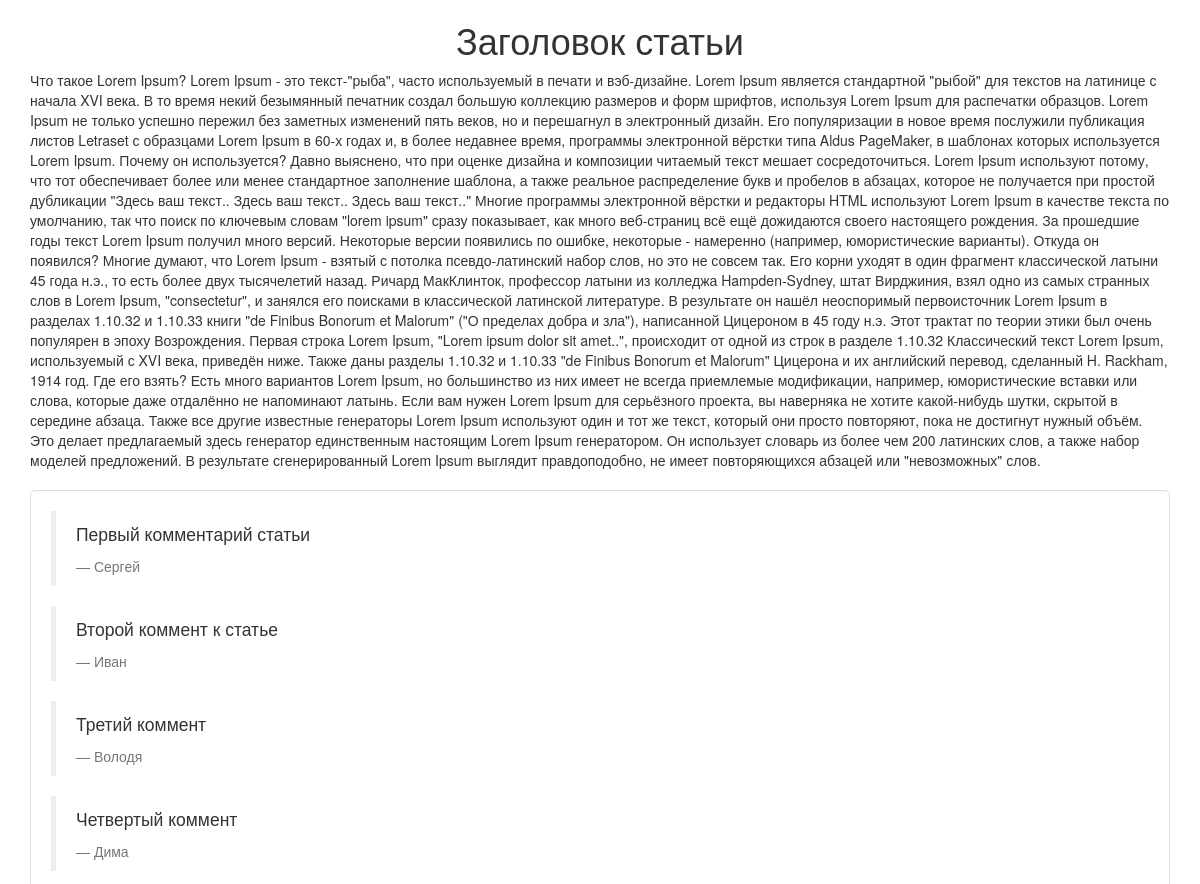
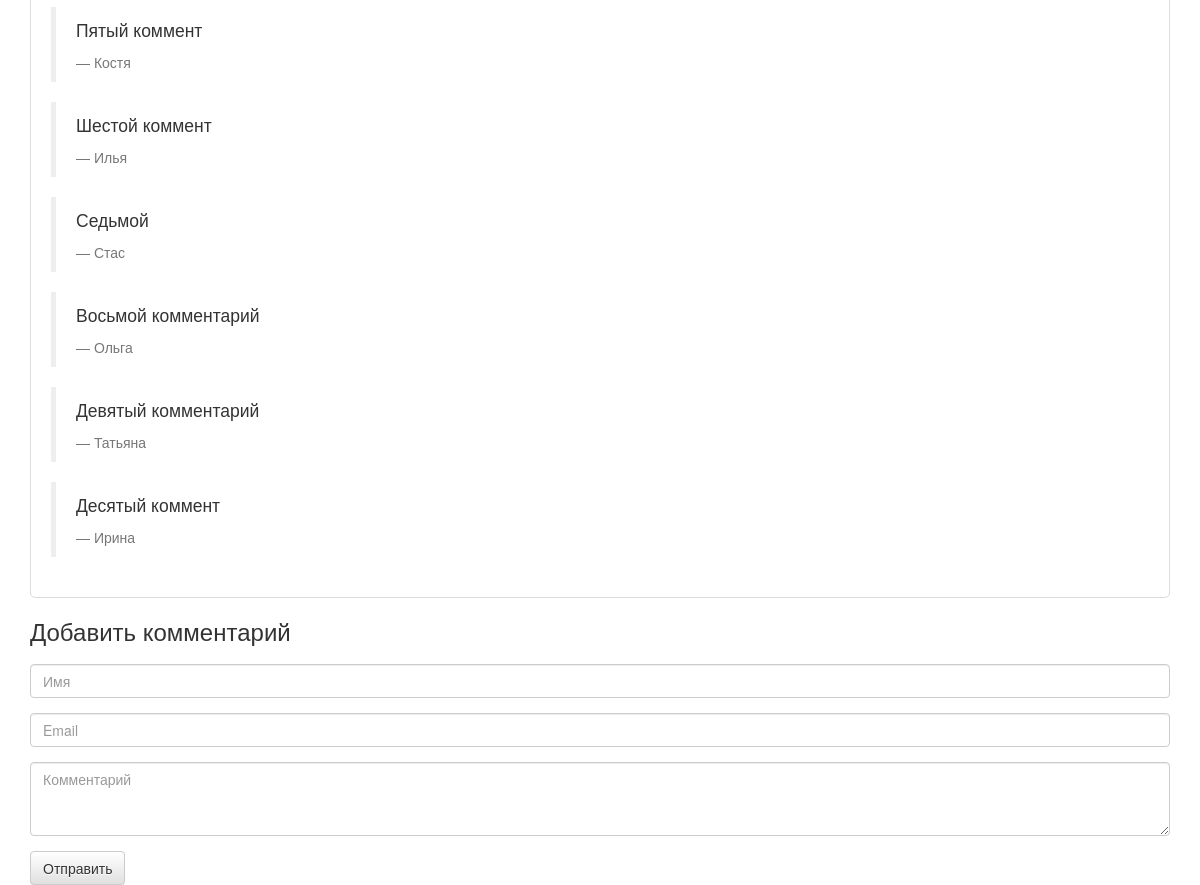
The page / on the database its author committed (2 pictures, top to bottom).
### tables this page shows
CREATE TABLE IF NOT EXISTS `cleantalk` (
  `id` int(11) NOT NULL AUTO_INCREMENT,
  `name` varchar(50) NOT NULL,
  `email` varchar(50) NOT NULL,
  `text` text NOT NULL,
  PRIMARY KEY (`id`)
);

### index.php (the view, shortened to what this page needs)
<!DOCTYPE html>
<html>
<head>
	<link rel="stylesheet" href="https://maxcdn.bootstrapcdn.com/bootstrap/3.3.7/css/bootstrap.min.css">
	<link rel="stylesheet" href="https://maxcdn.bootstrapcdn.com/bootstrap/3.3.7/css/bootstrap-theme.min.css">
	<link rel="stylesheet" href="style.css">
</head>
<body>
	<div class="container">
		<h1>Заголовок статьи</h1>
		Что такое Lorem Ipsum?
		Lorem Ipsum - это текст-"рыба", часто используемый в печати и вэб-дизайне. Lorem Ipsum является стандартной "рыбой" для текстов на латинице с начала XVI века. В то время некий безымянный печатник создал большую коллекцию размеров и форм шрифтов, используя Lorem Ipsum для распечатки образцов. Lorem Ipsum не только успешно пережил без заметных изменений пять веков, но и перешагнул в электронный дизайн. Его популяризации в новое время послужили публикация листов Letraset с образцами Lorem Ipsum в 60-х годах и, в более недавнее время, программы электронной вёрстки типа Aldus PageMaker, в шаблонах которых используется Lorem Ipsum.
		Почему он используется?
		Давно выяснено, что при оценке дизайна и композиции читаемый текст мешает сосредоточиться. Lorem Ipsum используют потому, что тот обеспечивает более или менее стандартное заполнение шаблона, а также реальное распределение букв и пробелов в абзацах, которое не получается при простой дубликации "Здесь ваш текст.. Здесь ваш текст.. Здесь ваш текст.." Многие программы электронной вёрстки и редакторы HTML используют Lorem Ipsum в качестве текста по умолчанию, так что поиск по ключевым словам "lorem ipsum" сразу показывает, как много веб-страниц всё ещё дожидаются своего настоящего рождения. За прошедшие годы текст Lorem Ipsum получил много версий. Некоторые версии появились по ошибке, некоторые - намеренно (например, юмористические варианты).
		Откуда он появился?
		Многие думают, что Lorem Ipsum - взятый с потолка псевдо-латинский набор слов, но это не совсем так. Его корни уходят в один фрагмент классической латыни 45 года н.э., то есть более двух тысячелетий назад. Ричард МакКлинток, профессор латыни из колледжа Hampden-Sydney, штат Вирджиния, взял одно из самых странных слов в Lorem Ipsum, "consectetur", и занялся его поисками в классической латинской литературе. В результате он нашёл неоспоримый первоисточник Lorem Ipsum в разделах 1.10.32 и 1.10.33 книги "de Finibus Bonorum et Malorum" ("О пределах добра и зла"), написанной Цицероном в 45 году н.э. Этот трактат по теории этики был очень популярен в эпоху Возрождения. Первая строка Lorem Ipsum, "Lorem ipsum dolor sit amet..", происходит от одной из строк в разделе 1.10.32
		Классический текст Lorem Ipsum, используемый с XVI века, приведён ниже. Также даны разделы 1.10.32 и 1.10.33 "de Finibus Bonorum et Malorum" Цицерона и их английский перевод, сделанный H. Rackham, 1914 год.
		Где его взять?
		Есть много вариантов Lorem Ipsum, но большинство из них имеет не всегда приемлемые модификации, например, юмористические вставки или слова, которые даже отдалённо не напоминают латынь. Если вам нужен Lorem Ipsum для серьёзного проекта, вы наверняка не хотите какой-нибудь шутки, скрытой в середине абзаца. Также все другие известные генераторы Lorem Ipsum используют один и тот же текст, который они просто повторяют, пока не достигнут нужный объём. Это делает предлагаемый здесь генератор единственным настоящим Lorem Ipsum генератором. Он использует словарь из более чем 200 латинских слов, а также набор моделей предложений. В результате сгенерированный Lorem Ipsum выглядит правдоподобно, не имеет повторяющихся абзацей или "невозможных" слов.
	</div>
	<div class="container">
		<div class="comments">
			<?require ('db.php');
			$zapros = "SELECT * FROM `cleantalk` ORDER BY `id` ASC;";
			$qu = mysql_query($zapros);
			while ($query = mysql_fetch_assoc($qu)){?>
				<blockquote>
				  <p><?=$query["text"]?></p>
				  <footer><?=$query["name"]?></footer>
				</blockquote>
			<?}
			?>
		</div>
	</div>
	<div class="container">
		<h3>Добавить комментарий</h3>
		<form class="add_comment" action="ajax.php">
			<div class="form-group">
				<input type="name" name="name" required="required" class="form-control" id="name" placeholder="Имя">
			</div>
			<div class="form-group">
				<input type="email" name="email" class="form-control" id="email" placeholder="Email">
			</div>
			<div class="form-group">
				<textarea required="required" name="text" id="text" class="form-control" rows="3" placeholder="Комментарий"></textarea>
			</div>
			<button type="submit" name="butt" class="btn btn-default">Отправить</button>
		</form>
	</div>
</body>
</html>

### style.css (style rules this page uses)
h1 { text-align: center; }
.comments { margin-top: 20px; border: 1px solid gainsboro; border-radius: 5px; padding: 20px; }
.add_comment { margin-top: 20px; }

### rows shown on the page
cleantalk: text "Первый комментарий статьи", name "Сергей"
cleantalk: text "Второй коммент к статье", name "Иван"
cleantalk: text "Третий коммент", name "Володя"
cleantalk: text "Четвертый коммент", name "Дима"
cleantalk: text "Пятый коммент", name "Костя"
cleantalk: text "Шестой коммент", name "Илья"
cleantalk: text "Седьмой", name "Стас"
cleantalk: text "Восьмой комментарий", name "Ольга"
cleantalk: text "Девятый комментарий", name "Татьяна"
cleantalk: text "Десятый коммент", name "Ирина"
